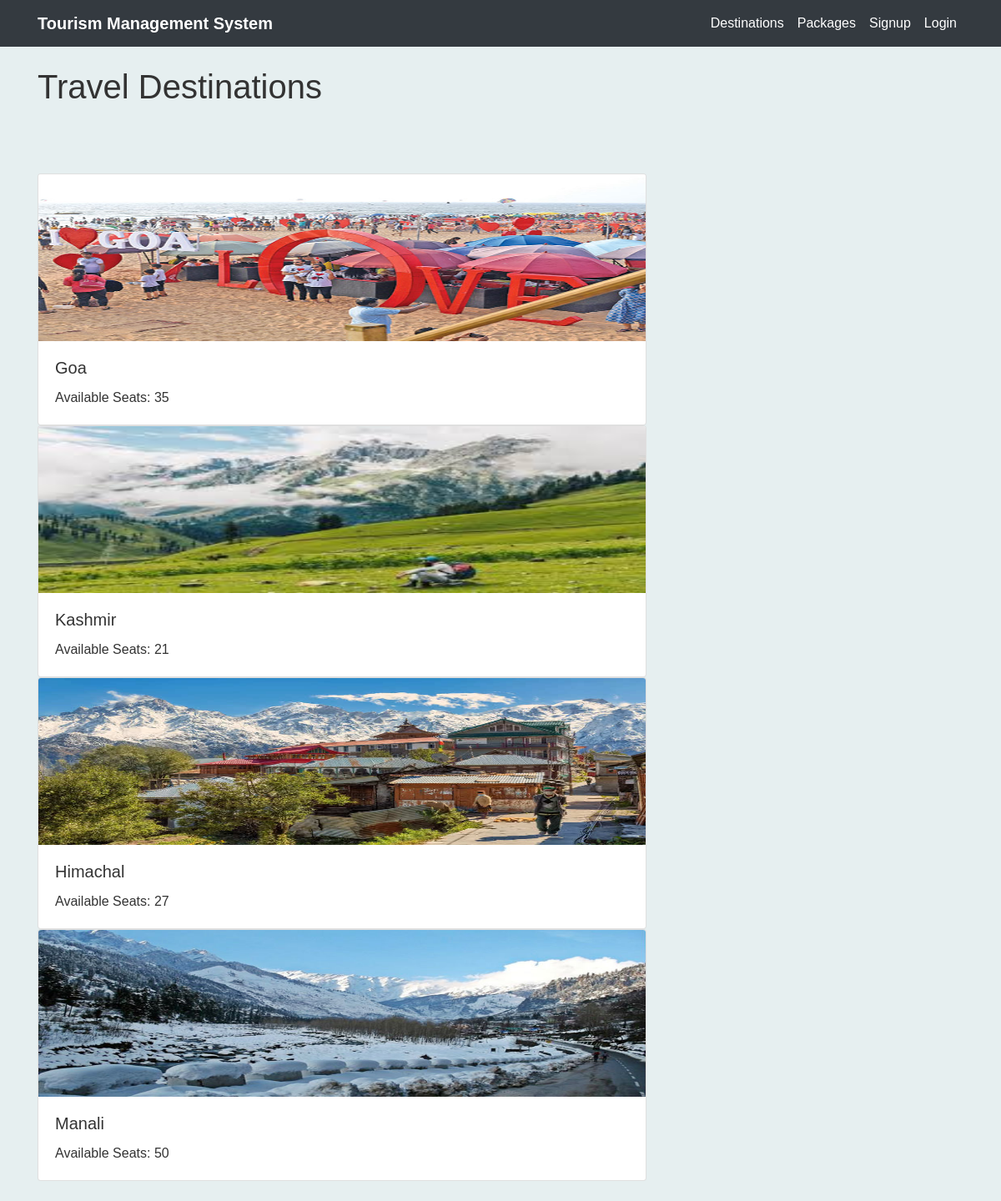
The page /destinations on the database its author committed.
### main.py (models this page shows, shortened)
class Destination(db.Model):
    __tablename__ = "destinations"
    id = db.Column(db.Integer, primary_key=True, autoincrement=True)
    name = db.Column(db.String(100), nullable=False)
    description = db.Column(db.String(200), nullable=False)
    image_url = db.Column(db.String(200), nullable=False)
    date = db.Column(db.String(100), nullable=False)
    price = db.Column(db.Float, nullable=False)
    available_seats = db.Column(db.Integer, default=0)

### main.py (the view)
@app.route("/destinations")
def destinations():
    destinations = Destination.query.all()
    userRole = current_user.role if current_user.is_authenticated else None
    isAdmin = True if userRole == "admin" else False
    isCustomer = True if userRole == "customer" else False
    return render_template(
        "destinations.html",
        destinations=destinations,
        isAdmin=isAdmin,
        isCustomer=isCustomer,
        user=current_user.username if current_user.is_authenticated else None,
    )

### templates/destinations.html (shortened to what this page needs)
{% extends "base.html" %} {% block content %}
<div class="container-mt-4">
  <h1>Travel Destinations</h1>
  <br />
  <br />
  <br />
  <div class="row">
    <div class="col-md-8 mb-4">
      {% for destination in destinations %}
      <div class="card">
        <img
          src="{{ destination.image_url }}"
          class="card-img-top"
          alt="{{ destination.name }}"
        />
        <div class="card-body">
          <h5 class="card-title">{{ destination.name }}</h5>
          <p class="card-text">
            Available Seats: {{ destination.available_seats }}
          </p>
        </div>
        </div>
        {% endfor %}
      </div>
    </div>
    {% endblock %}

### templates/base.html (shortened to what this page needs)
<!DOCTYPE html>
<html lang="en">
  <head>
    <link
      rel="stylesheet"
      href="https://stackpath.bootstrapcdn.com/bootstrap/4.5.2/css/bootstrap.min.css"
    />
    <link rel="stylesheet" href="/static/style.css" />
  </head>
  <body>
    <nav class="navbar navbar-expand-lg navbar-dark bg-dark">
      <div class="container">
        <a class="navbar-brand" href="/">Tourism Management System</a>
        <div class="collapse navbar-collapse" id="navbarNav">
          <ul class="navbar-nav ml-auto">
            <li class="nav-item">
              <a class="nav-link" href="/destinations">Destinations</a>
            </li>
            <li class="nav-item">
              <a class="nav-link" href="/packages">Packages</a>
            </li>
             {% if login %}
            <li class="nav-item">
              <a class="nav-link" href="/profile">{{user}}</a>
            </li>
            <li class="nav-item">
              <a class="nav-link" href="/logout">Logout</a>
            </li>
            {% else %}
            <li class="nav-item">
              <a class="nav-link" href="/register">Signup</a>
            </li>
            <li class="nav-item">
              <a class="nav-link" href="/login">Login</a>
              {% endif %}
            </li>
          </ul>
        </div>
      </div>
    </nav>
    <div class="container mt-4">{% block content %}{% endblock %}</div>
  </body>
</html>

### static/style.css (style rules this page uses)
body { font-family: Arial, sans-serif; background-color: #E6EFF0; color: #333; }
.navbar { background-color: #343a40 !important; }
.navbar-brand { color: #fff !important; font-weight: bold; }
.nav-link { color: #fff !important; }
.card-img-top { width: 100%; height: 200px; }

### rows shown on the page
Destination: image_url (picture), name "Goa", available_seats "35"
Destination: image_url (picture), name "Kashmir", available_seats "21"
Destination: image_url (picture), name "Himachal", available_seats "27"
Destination: image_url (picture), name "Manali", available_seats "50"
